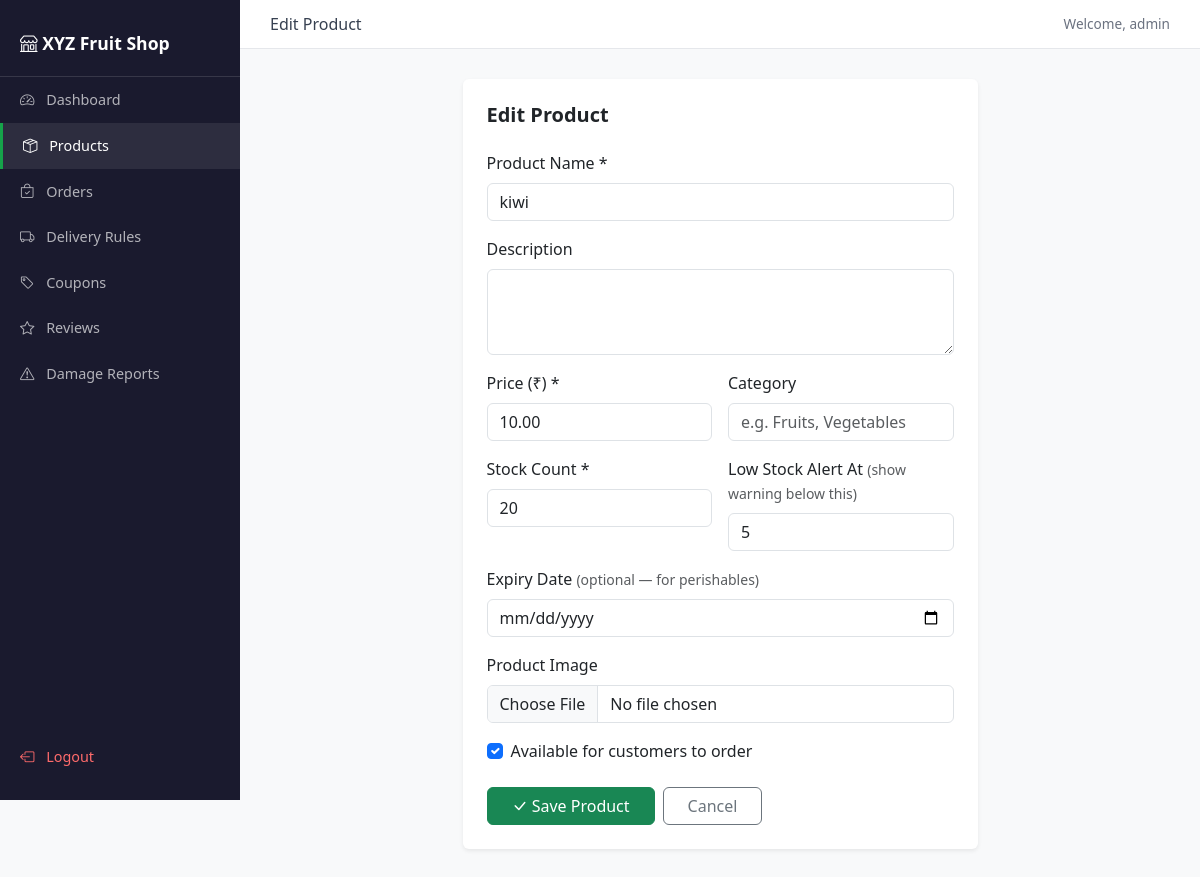
Before: /shop/products/edit/1/ (signed in) with the older database file.
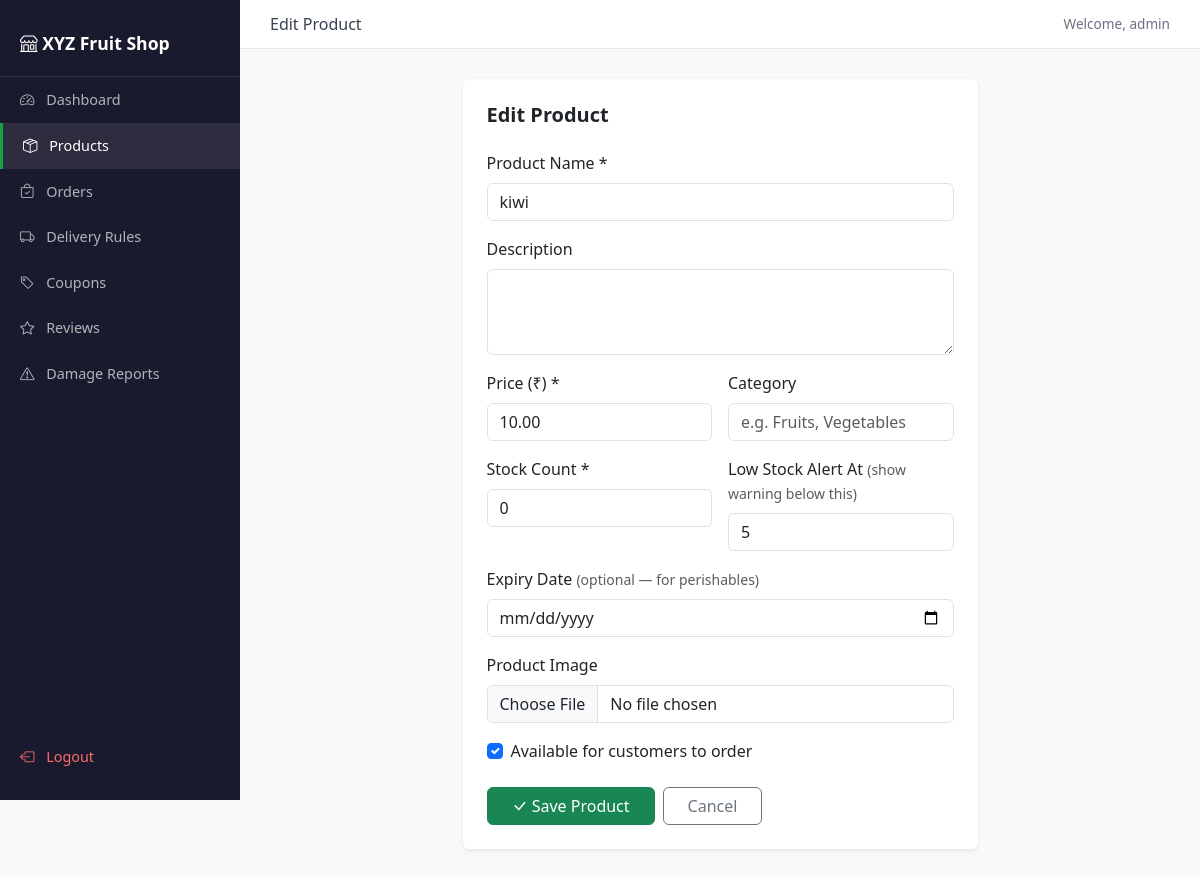
After: the same page with the newer database file.
### store/models.py (models this page shows, shortened)
class Product(models.Model):
    shop               = models.ForeignKey(Shop, on_delete=models.CASCADE, related_name='products')
    name               = models.CharField(max_length=100)
    description        = models.TextField(blank=True)
    price              = models.DecimalField(max_digits=8, decimal_places=2)
    image              = models.ImageField(upload_to='products/', blank=True, null=True)
    category           = models.CharField(max_length=50, blank=True)
    stock_count        = models.PositiveIntegerField(default=0)
    low_stock_threshold= models.PositiveIntegerField(default=5)
    expiry_date        = models.DateField(blank=True, null=True)
    is_available       = models.BooleanField(default=True)
    created_at         = models.DateTimeField(auto_now_add=True)

### store/views.py (the view, shortened to what this page needs)
# urls.py: path('products/edit/<int:pk>/', views.product_edit, name='product_edit'),
@login_required(login_url='/dashboard/login/')
def product_edit(request, pk):
    shop    = get_object_or_404(Shop, owner=request.user)
    product = get_object_or_404(Product, pk=pk, shop=shop)
    return render(request, 'dashboard/product_form.html', {'shop': shop, 'product': product, 'action': 'Edit'})

### templates/dashboard/product_form.html (shortened to what the changed rows need)
{% extends 'base.html' %}
{% block content %}
<div class="row justify-content-center">
    <div class="col-md-7">
        <div class="card border-0 shadow-sm">
            <div class="card-body p-4">
                <form method="POST" enctype="multipart/form-data">
                    <div class="mb-3">
                        <label class="form-label fw-500">Product Name *</label>
                        <input type="text" name="name" class="form-control"
                               value="{{ product.name|default:'' }}" required>
                    </div>
                    <div class="row g-3 mb-3">
                        <div class="col-md-6">
                            <label class="form-label fw-500">Price (₹) *</label>
                            <input type="number" name="price" class="form-control"
                                   step="0.01" value="{{ product.price|default:'' }}" required>
                        </div>
                    </div>
                    <div class="row g-3 mb-3">
                        <div class="col-md-6">
                            <label class="form-label fw-500">Stock Count *</label>
                            <input type="number" name="stock_count" class="form-control"
                                   value="{{ product.stock_count|default:'0' }}" required>
                        </div>
                        <div class="col-md-6">
                            <label class="form-label">
                                Low Stock Alert At
                                <small class="text-muted">(show warning below this)</small>
                            </label>
                            <input type="number" name="low_stock_threshold"
                                   class="form-control"
                                   value="{{ product.low_stock_threshold|default:'5' }}">
                        </div>
                    </div>
                    {% if action == 'Edit' %}
                    <div class="mb-3 form-check">
                        <input type="checkbox" name="is_available"
                               class="form-check-input" id="is_available"
                               {% if product.is_available %}checked{% endif %}>
                        <label class="form-check-label" for="is_available">
                            Available for customers to order
                        </label>
                    </div>
                    {% endif %}
                </form>
            </div>
        </div>
    </div>
</div>
{% endblock %}

Changed rows visible on the page:
changed Product "kiwi": stock_count "20" → "0"
